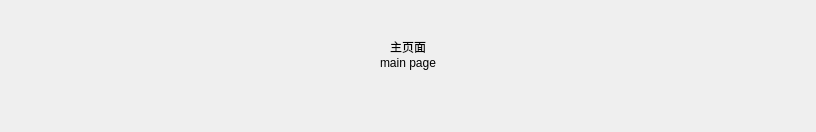
         <widget class="QWidget" name="RealTimePage">
          <property name="styleSheet">
           <string notr="true">#RealTimePage
{
background-color: rgb(14, 26, 50);
}
#WaterTop_groupBox
{
font: 16pt &quot;楷体&quot;;
color:white;
}
#WaterBottom_groupBox
{
font: 16pt &quot;楷体&quot;;
color:white;
}</string>
          </property>
          <layout class="QVBoxLayout" name="verticalLayout_7">
           <property name="spacing">
            <number>0</number>
           </property>
           <property name="leftMargin">
            <number>0</number>
           </property>
           <property name="topMargin">
            <number>0</number>
           </property>
           <property name="rightMargin">
            <number>0</number>
           </property>
           <property name="bottomMargin">
            <number>0</number>
           </property>
           <item>
            <widget class="QWidget" name="RealTimeWidget" native="true">
             <layout class="QVBoxLayout" name="verticalLayout_34">
              <item>
               <widget class="QWidget" name="TopWidget" native="true">
                <property name="minimumSize">
                 <size>
                  <width>0</width>
                  <height>90</height>
                 </size>
                </property>
                <property name="maximumSize">
                 <size>
                  <width>16777215</width>
                  <height>100</height>
                 </size>
                </property>
                <layout class="QHBoxLayout" name="horizontalLayout_2">
                 <property name="spacing">
                  <number>10</number>
                 </property>
                 <property name="leftMargin">
                  <number>0</number>
                 </property>
                 <property name="topMargin">
                  <number>0</number>
                 </property>
                 <property name="rightMargin">
                  <number>0</number>
                 </property>
                 <property name="bottomMargin">
                  <number>0</number>
                 </property>
                 <item>
                  <spacer name="horizontalSpacer">
                   <property name="orientation">
                    <enum>Qt::Horizontal</enum>
                   </property>
                   <property name="sizeHint" stdset="0">
                    <size>
                     <width>249</width>
                     <height>20</height>
                    </size>
                   </property>
                  </spacer>
                 </item>
                 <item>
                  <widget class="QLabel" name="RealTimeLabel">
                   <property name="minimumSize">
                    <size>
                     <width>300</width>
                     <height>0</height>
                    </size>
                   </property>
                   <property name="maximumSize">
                    <size>
                     <width>16777215</width>
                     <height>90</height>
                    </size>
                   </property>
                   <property name="styleSheet">
                    <string notr="true"/>
                   </property>
                   <property name="text">
                    <string>主页面
main page</string>
                   </property>
                   <property name="alignment">
                    <set>Qt::AlignCenter</set>
                   </property>
                  </widget>
                 </item>
                 <item>
                  <spacer name="horizontalSpacer_2">
                   <property name="orientation">
                    <enum>Qt::Horizontal</enum>
                   </property>
                   <property name="sizeHint" stdset="0">
                    <size>
                     <width>249</width>
                     <height>20</height>
                    </size>
                   </property>
                  </spacer>
                 </item>
                </layout>
               </widget>
              </item>
              <item>
               <widget class="QWidget" name="widget_34" native="true">
                <layout class="QVBoxLayout" name="verticalLayout_33">
                 <item>
                  <layout class="QVBoxLayout" name="ModelShow">
                   <property name="spacing">
                    <number>0</number>
                   </property>
                  </layout>
                 </item>
                </layout>
               </widget>
              </item>
             </layout>
            </widget>
           </item>
          </layout>
         </widget>
